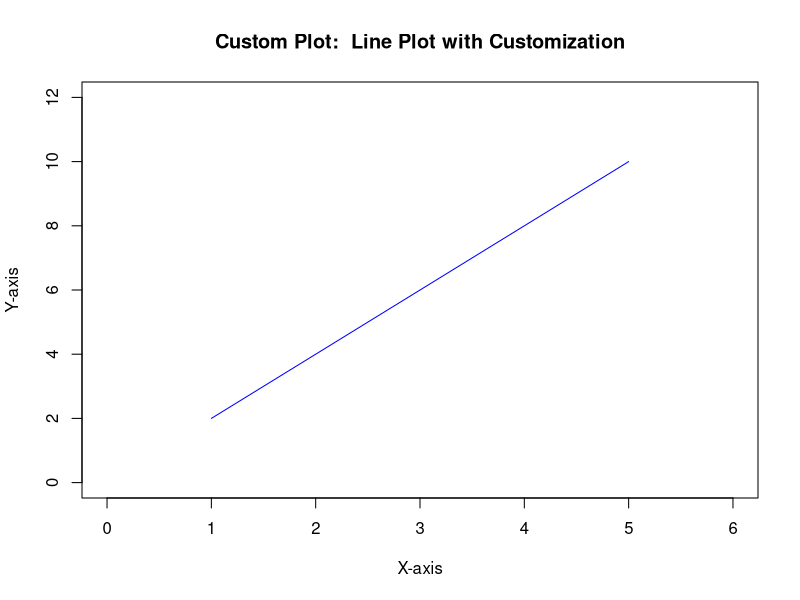
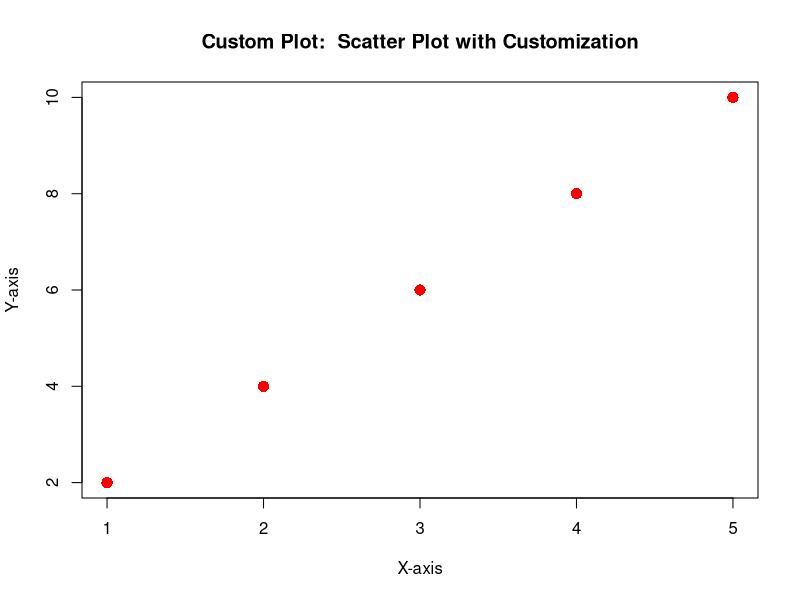

Generate these figures, in order, with R:
## ---- chunk 1

# Define a function named 'square'
square <- function(x) {
  result <- x^2
  return(result)
}

# Usage of the function
squared_value <- square(4)
print(squared_value)


## ---- chunk 2

power_function <- function(x, exponent = 2) {
  result <- x ^ exponent
  return(result)
}

## ---- chunk 3

# Usage
power_of_3 <- power_function(3)
print(power_of_3) 

power_of_3_cubed <- power_function(3, 3)
print(power_of_3_cubed) 


## ---- chunk 4

sum_all <- function(...) {
  numbers <- c(...)
  result <- sum(numbers)
  return(result)
}

## ---- chunk 5

# Usage
total_sum1 <- sum_all(1, 2, 3, 4, 5)
print(total_sum1)  

total_sum2 <- sum_all(10, 20, 30)
print(total_sum2) 

## ---- chunk 6

calculate_sum <- function(x, y) {
  result <- x + y
  return(result)
}

# Usage
sum_result <- calculate_sum(3, 5)
print(sum_result) 


## ---- chunk 7

# Usage
result1 <- calculate_sum(10, 15)
print(result1)

result2 <- calculate_sum(-5, 8)
print(result2)


## ---- chunk 8

# Define a function named 'calculate_mean'
calculate_mean <- function(numbers) {
  # Check if 'numbers' is numeric
  if (!is.numeric(numbers)) {
    stop("Input must be a numeric vector.")
  }

  # Calculate the mean
  result <- mean(numbers)
  
  # Return the mean
  return(result)
}

# Usage of the function
numeric_vector <- c(2, 4, 6, 8, 10)
mean_result <- calculate_mean(numeric_vector)
print(mean_result)
## ---- chunk 9

# Define a function to calculate exponential growth
calculate_exponential_growth <- function(initial_value, growth_rate, time_period) {
  final_value <- initial_value * (1 + growth_rate)^time_period
  return(final_value)
}

# Usage of the function
initial_value <- 1000  # Initial quantity
growth_rate <- 0.05    # 5% growth rate
time_period <- 3       # 3 years

final_result <- calculate_exponential_growth(initial_value, growth_rate, time_period)
print(final_result)  

## ---- chunk 10

# Define a function to calculate compound interest
calculate_compound_interest <- function(principal, rate, time, compounding_frequency) {
  amount <- principal * (1 + rate/compounding_frequency)^(compounding_frequency*time)
  interest <- amount - principal
  return(interest)
}

# Usage of the function
initial_principal <- 1000  # Initial investment
annual_interest_rate <- 0.05  # 5% annual interest rate
investment_time <- 3  # 3 years
compounding_frequency <- 12  # Monthly compounding

compound_interest_result <- calculate_compound_interest(initial_principal, annual_interest_rate, investment_time, compounding_frequency)
print(compound_interest_result)

## ---- chunk 11

# Define a custom plotting function with ellipsis
custom_plot <- function(x_values, y_values, ..., plot_type = "line", title = "Custom Plot") {
  plot_title <- paste("Custom Plot: ", title)
  
  if (plot_type == "line") {
    plot(x_values, y_values, type = "l", col = "blue", main = plot_title, xlab = "X-axis", ylab = "Y-axis", ...)
  } else if (plot_type == "scatter") {
    plot(x_values, y_values, col = "red", main = plot_title, xlab = "X-axis", ylab = "Y-axis", ...)
  } else {
    warning("Invalid plot type. Defaulting to line plot.")
    plot(x_values, y_values, type = "l", col = "blue", main = plot_title, xlab = "X-axis", ylab = "Y-axis", ...)
  }
}

# Usage of the custom plotting function with ellipsis
x_data <- c(1, 2, 3, 4, 5)
y_data <- c(2, 4, 6, 8, 10)

# Create a line plot with additional customization (e.g., xlim, ylim)
custom_plot(x_data, y_data, plot_type = "line", xlim = c(0, 6), ylim = c(0, 12), title = "Line Plot with Customization")

# Create a scatter plot with additional customization (e.g., pch, cex)
custom_plot(x_data, y_data, plot_type = "scatter", pch = 16, cex = 1.5, title = "Scatter Plot with Customization")


## ---- chunk 12

# Good example
calculate_mean <- function(data) {
  # Function body using 'data'
}

